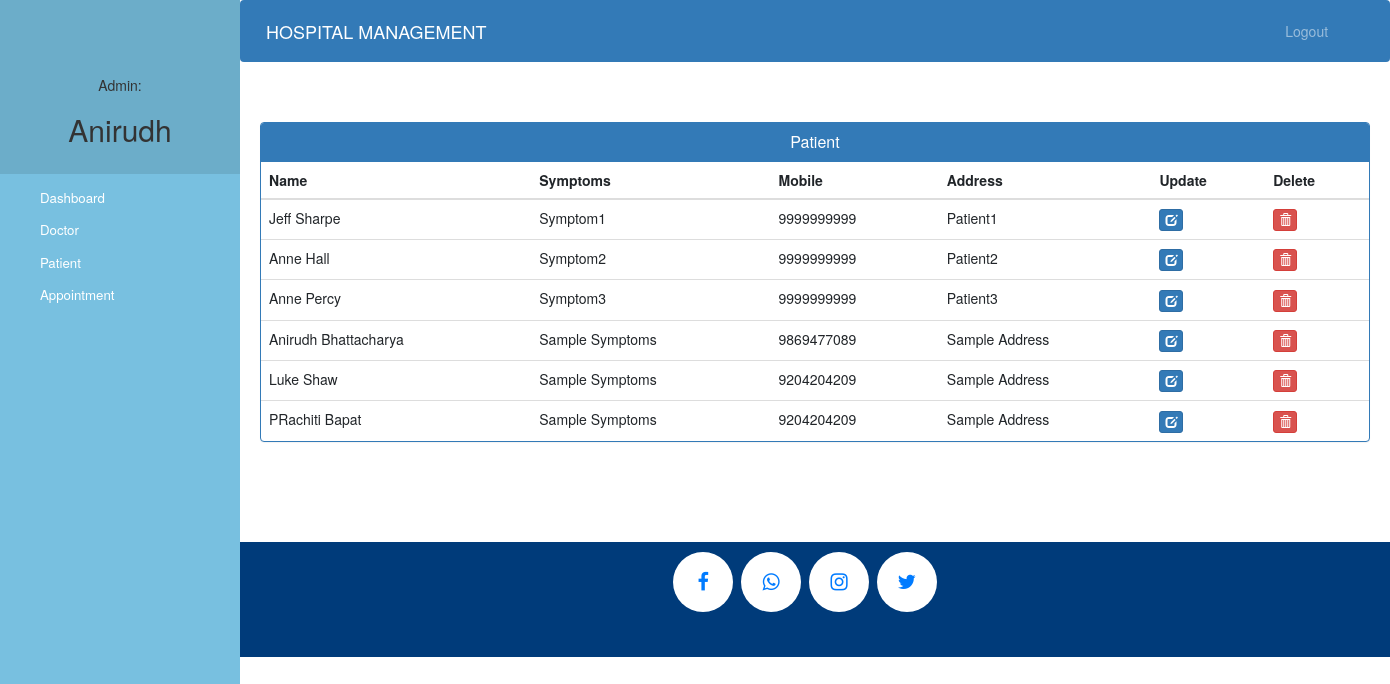
Page /admin-view-patient (signed in) on the committed database.
### hospital/models.py (models this page shows, shortened)
class Patient(models.Model):
    user=models.OneToOneField(User,on_delete=models.CASCADE)
    address = models.CharField(max_length=40)
    mobile = models.CharField(max_length=20,null=False)
    symptoms = models.CharField(max_length=100,null=False)
    assignedDoctorId = models.PositiveIntegerField(null=True)
    admitDate=models.DateField(auto_now=True)
    status=models.BooleanField(default=False)
    @property
    def get_name(self):
        return self.user.first_name+" "+self.user.last_name

### hospital/views.py (the view)
# urls.py: path('admin-view-patient', views.admin_view_patient_view,name='admin-view-patient'),
@login_required(login_url='adminlogin')
@user_passes_test(is_admin)
def admin_view_patient_view(request):
    patients=models.Patient.objects.all().filter(status=True)
    return render(request,'hospital/admin_view_patient.html',{'patients':patients})

### hospital/views.py (called while the page is built)
def is_admin(user):
    return user.groups.filter(name='ADMIN').exists()

### templates/hospital/admin_view_patient.html (shortened to what this page needs)
{% extends 'hospital/admin_base.html' %} {% block content %} {%load static%}
<head>
    <link href="//netdna.bootstrapcdn.com/bootstrap/3.0.0/css/bootstrap.min.css" rel="stylesheet" id="bootstrap-css">
</head>
<div class="container">
    <div class="panel panel-primary">
        <div class="panel-heading">
            <h6 class="panel-title">Patient</h6>
        </div>
        <table class="table table-hover" id="dev-table">
            <thead>
                <tr>
                    <th>Name</th>
                    <th>Symptoms</th>
                    <th>Mobile</th>
                    <th>Address</th>
                    <th>Update</th>
                    <th>Delete</th>
                </tr>
            </thead>
            {% for p in patients %}
            <tr>
                <td> {{p.get_name}}</td>
                <td>{{p.symptoms}}</td>
                <td>{{p.mobile}}</td>
                <td>{{p.address}}</td>
                <td><a class="btn btn-primary btn-xs" href="{% url 'update-patient' p.id  %}"><span class="glyphicon glyphicon-edit"></span></a></td>
                <td><a class="btn btn-danger btn-xs" href="{% url 'delete-patient-from-hospital' p.id  %}"><span class="glyphicon glyphicon-trash"></span></a></td>
            </tr>
            {% endfor %}
        </table>
    </div>
</div>
{% endblock content %}

### templates/hospital/admin_base.html (shortened to what this page needs)
<!DOCTYPE html> {% load static %}
<html lang="en">
<head>
    <link rel="stylesheet" href="https://stackpath.bootstrapcdn.com/bootstrap/4.3.1/css/bootstrap.min.css">
    <link rel="stylesheet" href="https://maxcdn.bootstrapcdn.com/font-awesome/4.7.0/css/font-awesome.min.css">
    <link rel="stylesheet" href="{% static '/style.css' %}">
</head>
<body>
    <nav class="menu" tabindex="0">
        <header class="avatar">
            <br><br>
            <h5>Admin:</h5>
            <h2>{{request.user.first_name}}</h2>
        </header>
        <ul>
            <li tabindex="0" class="icon-dashboard"> <a style="color:white; text-decoration:none;" href="/admin-dashboard"><span>Dashboard</span></a> </li>
            <li tabindex="0" class="icon-customers"> <a style="color:white; text-decoration:none;" href="/admin-doctor"><span>Doctor</span></a></li>
            <li tabindex="0" class="icon-users"> <a style="color:white; text-decoration:none;" href="/admin-patient"><span>Patient</span></a></li>
            <li tabindex="0" class="icon-calendar"> <a style="color:white; text-decoration:none;" href="/admin-appointment"><span>Appointment</span></a></li>
        </ul>
    </nav>
    <main>
        <div class="bs-example">
            <nav class="navbar navbar-expand-md  navbar-dark fixed-top" style="background:#337AB7;">
                <a href="/admin-dashboard" class="navbar-brand">HOSPITAL MANAGEMENT</a>
                <div class="collapse navbar-collapse justify-content-between" id="navbarCollapse">
                    <div class="navbar-nav" style=" margin-left: 90%;">
                        <a href="/logout" class="nav-item nav-link">Logout</a>
                    </div>
                </div>
            </nav>
        </div>
        <br><br> {% block content %} {% endblock content %}
        <br><br><br><br>
        <footer>
            <p>
                <a id="ftr" href="" class="fa fa-facebook"></a>
                <a id="ftr" href="" class="fa fa-whatsapp"></a>
                <a id="ftr" href="" class="fa fa-instagram"></a>
                <a id="ftr" href="" class="fa fa-twitter"></a>
            </p>
            <br>
        </footer>
    </main>
</body>
</html>

### static/style.css (style rules this page uses)
body { padding-left: 240px; }
main { position: relative; height: 100vh; }
.menu { background: #fb8500; height: 100vh; width: 240px; position: fixed; top: 0px; left: 0; z-index: 5; outline: none; }
.menu .avatar { background: rgba(0, 0, 0, 0.1); padding: 2em 0.5em; text-align: center; }
.menu .avatar h2 { font-weight: normal; margin-bottom: 0; }
.menu ul { list-style: none; padding: 0.5em 0; margin: 0; }
.menu ul li { padding: 0.5em 1em 0.5em 3em; font-size: 0.95em; font-weight: regular; background-repeat: no-repeat; background-position: left 15px center; background-size: auto 20px; transition: all 0.15s linear; cursor: pointer; }
.menu ul li.icon-dashboard { background-image: url("http://www.entypo.com/images//gauge.svg"); }
.menu ul li.icon-customers { background-image: url("http://www.entypo.com/images//briefcase.svg"); }
.menu ul li.icon-users { background-image: url("http://www.entypo.com/images//users.svg"); }
.menu ul li.icon-calendar { background-image: url("http://www.entypo.com/images//calendar.svg"); }

### templates/hospital/admin_base.html (style rules this page uses)
a:link { text-decoration: none; }
a { color: white; }
footer { padding: 0px 20px 10px 0px; background-color: #003B7A; margin: 0px; }
.fa { padding: 20px; font-size: 20px; width: 60px; text-align: center; text-decoration: none; margin: 5px 2px; border-radius: 50%; }
.fa-facebook { background: #ffffff; color: #007BFF; margin-top: 10px; }
.fa-whatsapp { background: #ffffff; color: #007BFF; }
.fa-twitter { background: #ffffff; color: #007BFF; }
.fa-instagram { background: #ffffff; color: #007BFF; }
p { text-align: center; }
body { padding-left: 240px; }
main { position: relative; height: 100vh; }
.menu { background: #78C0E0; height: 100vh; width: 240px; position: fixed; top: 0px; left: 0; z-index: 5; outline: none; }
.menu .avatar { background: rgba(0, 0, 0, 0.1); padding: 2em 0.5em; text-align: center; }
.menu .avatar h2 { font-weight: normal; margin-bottom: 0; }
.menu ul { list-style: none; padding: 0.5em 0; margin: 0; }
.menu ul li { padding: 0.5em 1em 0.5em 3em; font-size: 0.95em; font-weight: regular; background-repeat: no-repeat; background-position: left 15px center; background-size: auto 20px; transition: all 0.15s linear; cursor: pointer; }
.menu ul li.icon-dashboard { background-image: url("http://www.entypo.com/images//gauge.svg"); }
.menu ul li.icon-customers { background-image: url("http://www.entypo.com/images//briefcase.svg"); }
.menu ul li.icon-users { background-image: url("http://www.entypo.com/images//users.svg"); }
.menu ul li.icon-calendar { background-image: url("http://www.entypo.com/images//calendar.svg"); }

### templates/hospital/admin_view_patient.html (style rules this page uses)
a:link { text-decoration: none; }
h6 { text-align: center; }

### rows in the picture
Patient: get_name "Jeff Sharpe", symptoms "Symptom1", mobile "9999999999", address "Patient1"
Patient: get_name "Anne Hall", symptoms "Symptom2", mobile "9999999999", address "Patient2"
Patient: get_name "Anne Percy", symptoms "Symptom3", mobile "9999999999", address "Patient3"
Patient: get_name "Anirudh Bhattacharya", symptoms "Sample Symptoms", mobile "9869477089", address "Sample Address"
Patient: get_name "Luke Shaw", symptoms "Sample Symptoms", mobile "9204204209", address "Sample Address"
Patient: get_name "PRachiti Bapat", symptoms "Sample Symptoms", mobile "9204204209", address "Sample Address"

### other values in the picture
{{ request.user.first_name }} "Anirudh"
